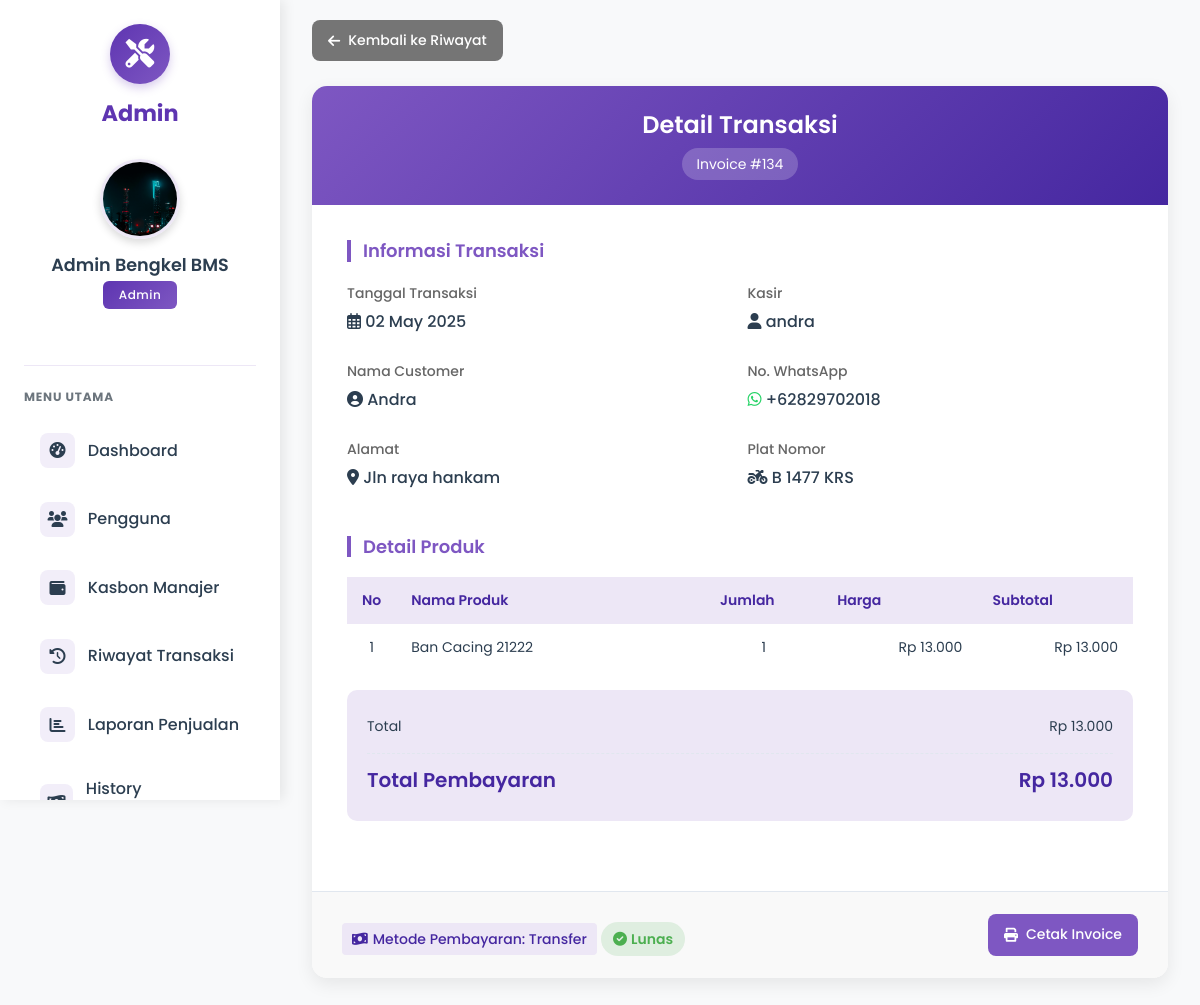
Page /Admin/detail_transaksi.php?id=134 (signed in) on the committed database.
### tables this page shows
CREATE TABLE `transaksi` (
  `id` int(11) NOT NULL,
  `tanggal` date NOT NULL,
  `total` decimal(10,2) NOT NULL,
  `jumlah_bayar` decimal(10,2) DEFAULT 0.00,
  `hutang` decimal(10,2) DEFAULT 0.00,
  `status_hutang` tinyint(1) DEFAULT 0,
  `kembalian` decimal(10,2) DEFAULT 0.00,
  `kasir` varchar(25) NOT NULL,
  `nama_customer` varchar(100) NOT NULL,
  `no_whatsapp` varchar(20) NOT NULL,
  `alamat` text NOT NULL,
  `plat_nomor_motor` varchar(20) NOT NULL,
  `metode_pembayaran` enum('Cash','Transfer') NOT NULL,
  `pendapatan` decimal(15,2) DEFAULT 0.00
);

CREATE TABLE `transaksi_detail` (
  `id` int(11) NOT NULL,
  `transaksi_id` int(11) NOT NULL,
  `produk_id` int(11) DEFAULT NULL,
  `nama_produk_manual` varchar(255) DEFAULT NULL,
  `jumlah` int(11) NOT NULL,
  `harga_satuan` decimal(10,2) NOT NULL,
  `subtotal` decimal(10,2) NOT NULL
);

CREATE TABLE `produk` (
  `id` int(11) NOT NULL,
  `nama` varchar(50) NOT NULL,
  `harga_beli` decimal(10,2) DEFAULT NULL,
  `harga_jual` decimal(10,2) NOT NULL,
  `stok` int(11) NOT NULL,
  `kategori_id` int(11) DEFAULT NULL,
  `hutang_sparepart` enum('Hutang','Cash') DEFAULT 'Cash',
  `nominal_hutang` decimal(10,2) DEFAULT 0.00
);

### Admin/detail_transaksi.php (the view, shortened to what this page needs)
<?php
include '../config.php';
$id = intval($_GET['id']);
$transaksiQuery = $conn->query("SELECT * FROM transaksi WHERE id = $id");
$transaksi = $transaksiQuery->fetch_assoc();
$detailQuery = $conn->query("
    SELECT td.*, p.nama AS nama_produk
    FROM transaksi_detail td
    JOIN produk p ON td.produk_id = p.id
    WHERE td.transaksi_id = $id
");
?>
<!DOCTYPE html>
<html lang="id">
<head>
    <link href="https://cdn.jsdelivr.net/npm/bootstrap@5.3.0/dist/css/bootstrap.min.css" rel="stylesheet">
    <link rel="stylesheet" href="https://cdnjs.cloudflare.com/ajax/libs/font-awesome/6.0.0/css/all.min.css">
</head>
<body>
    <?php include 'sidebar.php'; ?>
    <div class="content">
        <div class="container">
            <a href="riwayat_transaksi.php" class="btn btn-secondary back-btn">
                <i class="fas fa-arrow-left"></i> Kembali ke Riwayat
            </a>
            <div class="invoice-container">
                <div class="invoice-header">
                    <h2>Detail Transaksi</h2>
                    <div class="invoice-number">Invoice #<?= $id ?></div>
                </div>
                <div class="invoice-body">
                    <div class="invoice-section">
                        <h3 class="section-title">Informasi Transaksi</h3>
                        <div class="customer-info">
                            <div class="info-item">
                                <span class="info-label">Tanggal Transaksi</span>
                                <span class="info-value">
                                    <i class="far fa-calendar-alt"></i>
                                    <?= date('d F Y', strtotime($transaksi['tanggal'])) ?>
                                </span>
                            </div>
                            <div class="info-item">
                                <span class="info-label">Kasir</span>
                                <span class="info-value">
                                    <i class="fas fa-user"></i>
                                    <?= $transaksi['kasir'] ?>
                                </span>
                            </div>
                            <div class="info-item">
                                <span class="info-label">Nama Customer</span>
                                <span class="info-value">
                                    <i class="fas fa-user-circle"></i>
                                    <?= htmlspecialchars($transaksi['nama_customer']) ?>
                                </span>
                            </div>
                            <div class="info-item">
                                <span class="info-label">No. WhatsApp</span>
                                <span class="info-value">
                                    <i class="fab fa-whatsapp" style="color: #25D366;"></i>
                                    <a href="https://wa.me/<?= preg_replace('/[^0-9]/', '', $transaksi['no_whatsapp']) ?>" target="_blank" style="color: inherit; text-decoration: none;">
                                        <?= $transaksi['no_whatsapp'] ?>
                                    </a>
                                </span>
                            </div>
                            <div class="info-item">
                                <span class="info-label">Alamat</span>
                                <span class="info-value">
                                    <i class="fas fa-map-marker-alt"></i>
                                    <?= $transaksi['alamat'] ?>
                                </span>
                            </div>
                            <div class="info-item">
                                <span class="info-label">Plat Nomor</span>
                                <span class="info-value">
                                    <i class="fas fa-motorcycle"></i>
                                    <?= strtoupper($transaksi['plat_nomor_motor']) ?>
                                </span>
                            </div>
                        </div>
                    </div>
                    <div class="invoice-section">
                        <h3 class="section-title">Detail Produk</h3>
                        <table class="products-table">
                            <thead>
                                <tr>
                                    <th width="5%">No</th>
                                    <th width="40%">Nama Produk</th>
                                    <th width="15%">Jumlah</th>
                                    <th width="20%">Harga</th>
                                    <th width="20%">Subtotal</th>
                                </tr>
                            </thead>
                            <tbody>
                                <?php
                                $no = 1;
                                if ($detailQuery->num_rows > 0):
                                    while ($row = $detailQuery->fetch_assoc()):
                                ?>
                                <tr>
                                    <td class="text-center"><?= $no++ ?></td>
                                    <td><?= $row['nama_produk'] ?></td>
                                    <td class="text-center"><?= $row['jumlah'] ?></td>
                                    <td class="text-right">Rp <?= number_format($row['harga_satuan'], 0, ',', '.') ?></td>
                                    <td class="text-right">Rp <?= number_format($row['subtotal'], 0, ',', '.') ?></td>
                                </tr>
                                <?php
                                    endwhile;
                                else:
                                ?>
                                <tr>
                                    <td colspan="5" class="text-center">Tidak ada data produk</td>
                                </tr>
                                <?php endif; ?>
                            </tbody>
                        </table>
                        <div class="summary-section">
                            <div class="summary-row">
                                <span>Total</span>
                                <span>Rp <?= number_format($transaksi['total'], 0, ',', '.') ?></span>
                            </div>
                            <div class="summary-row total-row">
                                <span>Total Pembayaran</span>
                                <span>Rp <?= number_format($transaksi['total'], 0, ',', '.') ?></span>
                            </div>
                        </div>
                    </div>
                </div>
                <div class="invoice-footer">
                    <div class="payment-info">
                        <div class="payment-badge">
                            <i class="fas fa-money-bill-wave"></i>
                            Metode Pembayaran: <?= $transaksi['metode_pembayaran'] ?? 'Cash' ?>
                        </div>
                        <?php if ($transaksi['hutang'] <= 0): ?>
                        <div class="payment-status status-paid mt-2">
                            <i class="fas fa-check-circle me-1"></i> Lunas
                        </div>
                        <?php endif; ?>
                    </div>
                    <button onclick="window.print()" class="btn btn-primary print-btn">
                        <i class="fas fa-print"></i> Cetak Invoice
                    </button>
                </div>
            </div>
        </div>
    </div>
</body>
</html>

### Admin/detail_transaksi.php (style rules this page uses)
:root { --primary-purple: #7E57C2; --secondary-purple: #5E35B1; --light-purple: #EDE7F6; --accent-purple: #4527A0; --white: #ffffff; --light-gray: #f8f9fa; --text-dark: #2C3E50; --border-color: #e1e7ef; --success-color: #4CAF50; --danger-color: #F44336; --danger-light: #ffecec; --warning-color: #FFA726; }
* { box-sizing: border-box; margin: 0; padding: 0; font-family: 'Poppins', sans-serif; }
body { background-color: var(--light-gray); color: var(--text-dark); line-height: 1.6; padding: 20px; }
.content { margin-left: 280px; transition: margin-left 0.3s ease; min-height: 100vh; }
.container { max-width: 900px; margin: 0 auto; }
.btn { display: inline-flex; align-items: center; justify-content: center; padding: 10px 16px; background-color: var(--primary-purple); color: white; border: none; border-radius: 8px; cursor: pointer; font-size: 14px; font-weight: 500; text-decoration: none; transition: all 0.2s ease; }
.btn i { margin-right: 8px; }
.btn-secondary { background-color: #757575; }
.back-btn { margin-bottom: 25px; }
.invoice-container { background-color: white; border-radius: 15px; box-shadow: 0 6px 18px rgba(0, 0, 0, 0.08); margin-bottom: 30px; overflow: hidden; transition: all 0.3s ease; }
.invoice-header { background: linear-gradient(135deg, var(--primary-purple), var(--accent-purple)); color: white; padding: 25px; text-align: center; position: relative; }
.invoice-header h2 { font-size: 24px; font-weight: 600; margin: 0; }
.invoice-number { background-color: rgba(255, 255, 255, 0.2); border-radius: 20px; padding: 5px 15px; font-size: 14px; margin-top: 8px; display: inline-block; }
.invoice-body { padding: 35px; }
.invoice-section { margin-bottom: 35px; }
.section-title { color: var(--primary-purple); font-weight: 600; font-size: 18px; margin-bottom: 20px; border-left: 4px solid var(--primary-purple); padding-left: 12px; }
.customer-info { display: grid; grid-template-columns: repeat(2, 1fr); gap: 15px; }
.info-item { margin-bottom: 10px; }
.info-label { font-weight: 500; color: #666; font-size: 14px; display: block; margin-bottom: 5px; }
.info-value { font-weight: 500; font-size: 16px; }
.products-table { width: 100%; border-collapse: collapse; margin-top: 15px; }
.products-table th { background-color: var(--light-purple); color: var(--accent-purple); font-weight: 600; text-align: left; padding: 12px 15px; font-size: 14px; }
.products-table td { padding: 12px 15px; border-bottom: 1px solid var(--border-color); font-size: 14px; }
.products-table tr:last-child td { border-bottom: none; }
.text-right { text-align: right; }
.text-center { text-align: center; }
.summary-section { background-color: var(--light-purple); padding: 20px; border-radius: 10px; margin-top: 20px; }
.summary-row { display: flex; justify-content: space-between; padding: 5px 0; font-size: 14px; }
.total-row { font-size: 20px; font-weight: 600; color: var(--accent-purple); padding-top: 10px; margin-top: 10px; border-top: 1px dashed var(--border-color); }
.invoice-footer { display: flex; justify-content: space-between; padding: 22px 30px; background-color: #f9f9f9; border-top: 1px solid var(--border-color); }
.payment-badge { display: inline-flex; align-items: center; background-color: var(--light-purple); color: var(--accent-purple); padding: 5px 10px; border-radius: 4px; font-size: 14px; font-weight: 500; }
.payment-badge i { margin-right: 5px; }
.payment-status { display: inline-flex; align-items: center; padding: 6px 12px; border-radius: 20px; font-size: 14px; font-weight: 600; }
.status-paid { background-color: rgba(76, 175, 80, 0.15); color: var(--success-color); }

### rows in the picture
transaksi: tanggal "02 May 2025", kasir "andra", nama_customer "Andra", no_whatsapp "+62829702018", alamat "Jln raya hankam", plat_nomor_motor "B 1477 KRS", total "13.000", metode_pembayaran "Transfer"
transaksi_detail: produk.nama "Ban Cacing 21222", jumlah "1", harga_satuan "13.000", subtotal "13.000"

### other values in the picture
$_SESSION['admin']['nama'] "Admin Bengkel BMS"
$id "134"
